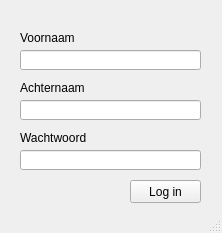
<?xml version="1.0" encoding="UTF-8"?>
<ui version="4.0">
 <class>MainWindow</class>
 <widget class="QMainWindow" name="MainWindow">
  <property name="geometry">
   <rect>
    <x>0</x>
    <y>0</y>
    <width>222</width>
    <height>233</height>
   </rect>
  </property>
  <property name="windowTitle">
   <string>MainWindow</string>
  </property>
  <widget class="QWidget" name="centralwidget">
   <widget class="QPushButton" name="pushButton">
    <property name="geometry">
     <rect>
      <x>130</x>
      <y>180</y>
      <width>71</width>
      <height>23</height>
     </rect>
    </property>
    <property name="text">
     <string>Log in</string>
    </property>
   </widget>
   <widget class="QLineEdit" name="lineEdit">
    <property name="geometry">
     <rect>
      <x>20</x>
      <y>50</y>
      <width>181</width>
      <height>20</height>
     </rect>
    </property>
   </widget>
   <widget class="QLineEdit" name="lineEdit_2">
    <property name="geometry">
     <rect>
      <x>20</x>
      <y>100</y>
      <width>181</width>
      <height>20</height>
     </rect>
    </property>
   </widget>
   <widget class="QLineEdit" name="lineEdit_3">
    <property name="geometry">
     <rect>
      <x>20</x>
      <y>150</y>
      <width>181</width>
      <height>20</height>
     </rect>
    </property>
    <property name="echoMode">
     <enum>QLineEdit::Password</enum>
    </property>
   </widget>
   <widget class="QLabel" name="label">
    <property name="geometry">
     <rect>
      <x>20</x>
      <y>30</y>
      <width>181</width>
      <height>16</height>
     </rect>
    </property>
    <property name="text">
     <string>Voornaam</string>
    </property>
   </widget>
   <widget class="QLabel" name="label_2">
    <property name="geometry">
     <rect>
      <x>20</x>
      <y>80</y>
      <width>181</width>
      <height>16</height>
     </rect>
    </property>
    <property name="text">
     <string>Achternaam</string>
    </property>
   </widget>
   <widget class="QLabel" name="label_3">
    <property name="geometry">
     <rect>
      <x>20</x>
      <y>130</y>
      <width>181</width>
      <height>16</height>
     </rect>
    </property>
    <property name="text">
     <string>Wachtwoord</string>
    </property>
   </widget>
  </widget>
  <widget class="QStatusBar" name="statusbar"/>
 </widget>
 <resources/>
 <connections/>
</ui>
